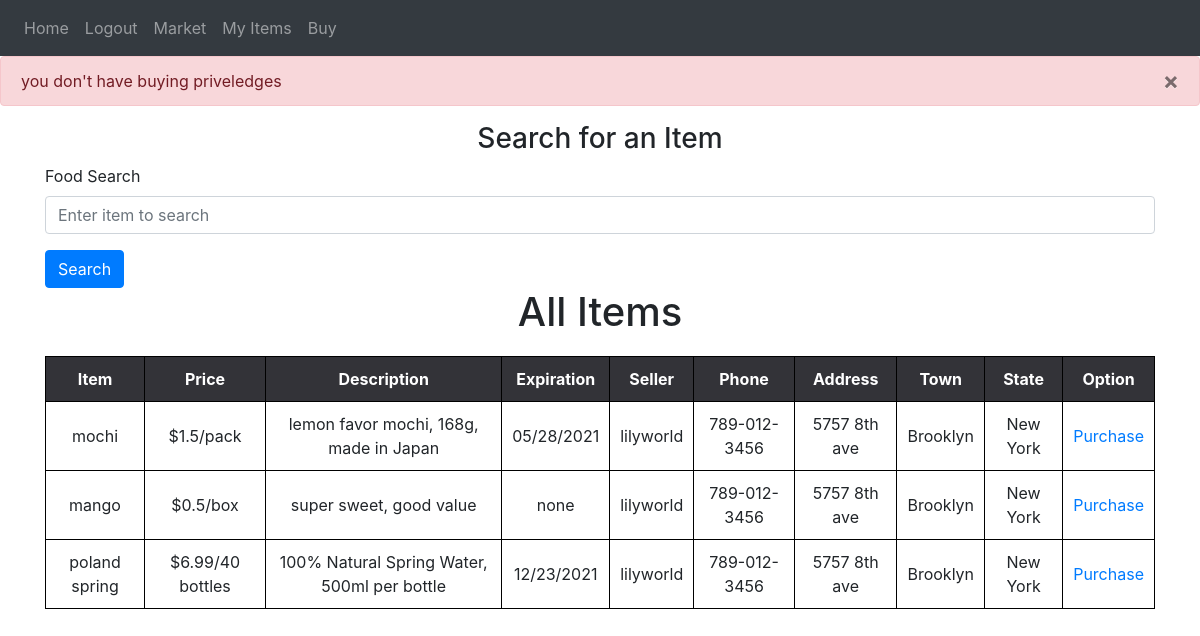
The page /purchase/3 (signed in) on the database its author committed.
### website/models.py (models this page shows)
class Item(db.Model):
    id = db.Column(db.Integer, primary_key=True)
    food = db.Column(db.String(100))
    price = db.Column(db.String(30))
    description = db.Column(db.String(600))
    expiration = db.Column(db.String(30))
    user_name = db.Column(db.String(100), db.ForeignKey('user.user_name'))

class User(db.Model, UserMixin):
    id = db.Column(db.Integer, primary_key=True)
    user_name = db.Column(db.String(100), unique=True)
    password = db.Column(db.String(100))
    address = db.Column(db.String(300))
    zipcode = db.Column(db.String(20))
    phone = db.Column(db.String(20))
    seller = db.relationship('Seller')  # seller table
    buyer = db.relationship('Buyer')  # access user's credit/debit card
    items = db.relationship('Item') #accesss user's items for sale
    cart = db.relationship('Cart') #access user's cart
    location = db.relationship('Location') # link to zipcode's state and town

class Location(db.Model):
    town =  db.Column(db.String(100))
    state =  db.Column(db.String(100))
    zipcode = db.Column(db.Integer, db.ForeignKey('user.zipcode'), primary_key=True)

### website/views.py (the view)
@views.route('/purchase/<int:id>')
def purchase(id):
    can_buy = Buyer.query.filter_by(user_name=current_user.user_name).first()
    if(can_buy != None):
        my_item = Item.query.filter_by(id=id).first()
        if(my_item.user_name == current_user.user_name):
            flash('You can\'t buy your own item', category='error')
            return redirect(url_for('views.home'))
        new_cart = Cart(user_name=current_user.user_name, item_id=id)
        db.session.add(new_cart)
        db.session.commit()
        flash('Item added to cart', category='success')
        my_cart = db.session.execute('SELECT I.id, I.food, I.price, U.user_name, U.phone, U.address, L.town, L.state FROM Cart AS C JOIN Item AS I JOIN User as U JOIN User as M JOIN Location As L WHERE C.user_name = M.user_name AND C.item_id = I.id AND I.user_name = U.user_name AND U.zipcode = L.zipcode AND M.user_name= :val', {
                                     'val': current_user.user_name})
        return render_template("buy.html", user=current_user, my_cart=my_cart)
    else:
        flash('you don\'t have buying priveledges', category='error')
    result = db.session.execute(
        'SELECT I.id, I.food, I.price, I.description, I.expiration, U.user_name, U.address, U.zipcode, U.phone, L.town, L.state FROM Location AS L JOIN User AS U JOIN Item AS I WHERE U.zipcode = L.zipcode AND I.user_name = U.user_name')
    my_stuff = Item.query.filter_by(user_name=current_user.user_name)
    return render_template("market.html", user=current_user, seller=result, my_stuff=my_stuff)

### website/__init__.py (called while the page is built)
def create_app():
    app = Flask(__name__)
    app.config['SECRET_KEY'] = 'slkdjfdkjfh'
    app.config['SQLALCHEMY_DATABASE_URI'] = f'sqlite:///{DB_NAME}'
    db.init_app(app)
    from .views import views
    from .auth import auth
    app.register_blueprint(views, url_prefix='/')
    app.register_blueprint(auth, url_prefix='/')
    from .models import User, Item, Buyer, Seller, Cart, Location
    create_database(app)
    login_manager = LoginManager()
    login_manager.login_view = 'auth.login'
    login_manager.init_app(app)
    @login_manager.user_loader
    def load_user(id): #okay, we do it by username, right, since we can search both tables
        return User.query.get(int(id))  # look for user based on id
    return app

### website/templates/market.html (shortened to what this page needs)
{% extends "base.html" %}
{% block content %}
<form method="POST">
    <h3 align="center">Search for an Item</h3>
    <div class="form-group">
    <label for="searchfood">Food Search</label>
    <input
      type="text"
      class="form-control"
      id="searchfood"
      name="searchfood"
      placeholder="Enter item to search"
    />
    </div>
    <button type="submit" class="btn btn-primary">Search</button>
</form>
{% if searchresults %}
<div class="searchpage">
    <h1 style="text-align: center">Search Results</h1>
    <table>
        <tr>
            <th>Item</th>
            <th>Price</th>
            <th>Description</th>
            <th>Expiration</th>
            <th>Seller</th>
            <th>Phone</th>
            <th>Address</th>
            <th>Town</th>
            <th>State</th>
            <th>Option</th>
        </tr>
        {% for searchresult in searchresults %}
        <tr>
            <td>{{ searchresult.food }}</td>
            <td>{{ searchresult.price }}</td>
            <td>{{ searchresult.description }}</td>
            <td>{{ searchresult.expiration }}</td>
            <td>{{ searchresult.user_name }}</td>
            <td>{{ searchresult.phone }}</td>
            <td>{{ searchresult.address }}</td>
            <td>{{ searchresult.town }}</td>
            <td>{{ searchresult.state }}</td>
            <td>
                <a href="/purchase/{{searchresult.id}}">Purchase</a>
            </td>
        </tr>
        {% endfor %}
    </table>
</div>
{% else %}
<div class="allitems">
    <h1 style="text-align: center">All Items</h1>
    <table>
        <tr>
            <th>Item</th>
            <th>Price</th>
            <th>Description</th>
            <th>Expiration</th>
            <th>Seller</th>
            <th>Phone</th>
            <th>Address</th>
            <th>Town</th>
            <th>State</th>
            <th>Option</th>
        </tr>
        {% for seller in seller %}
        <tr>
            <td>{{ seller.food  }}</td>
            <td>{{ seller.price  }}</td>
            <td>{{ seller.description }}</td>
            <td>{{ seller.expiration }}</td>
            <td>{{ seller.user_name  }}</td>
            <td>{{ seller.phone  }}</td>
            <td>{{ seller.address }}</td>
            <td>{{ seller.town }}</td>
            <td>{{ seller.state }}</td>
            <td>
                <a href="/purchase/{{seller.id}}">Purchase</a>
            </td>
        </tr>
        {% endfor %}
    </table>
</div>
{% endif %}
{% endblock %}

### website/static/lgin.css (style rules this page uses)
* { margin: 0; padding: 0; }
body { background: #e9eaea; font-family: roboto; user-select: none; }
.btn { width: 100%; background: #34b3a0; height: 60px; text-align: center; line-height: 60px; text-transform: uppercase; color: #fff; font-weight: bold; letter-spacing: 1px; cursor: pointer; margin-bottom: 30px; }

### website/static/style.css (style rules this page uses)
body { font-family: "Open Sans", sans-serif; overflow-x: hidden; color: #444444; background-color: white; }
a { color: #2487ce; }
h1, h2, h3, h4, h5, h6 { font-family: "Poppins", sans-serif; }
h3 { font-family: "Poppins", sans-serif; font-weight: bold; }

### website/templates/market.html (style rules this page uses)
table { width: 100%; margin: 20px auto; table-layout: auto; }
th { background-color:#333338; Color:white; }
table, td, th { border-collapse: collapse; }
th, td { padding: 10px; border:1px solid black; text-align: center; }

### rows shown on the page
Item: food "mochi", price "$1.5/pack", description "lemon favor mochi, 168g, made in Japan", expiration "05/28/2021", user_name "lilyworld", phone "789-012-3456", address "5757 8th ave", town "Brooklyn", state "New York"
Item: food "mango", price "$0.5/box", description "super sweet, good value", expiration "none", user_name "lilyworld", phone "789-012-3456", address "5757 8th ave", town "Brooklyn", state "New York"
Item: food "poland spring", price "$6.99/40 bottles", description "100% Natural Spring Water, 500ml per bottle", expiration "12/23/2021", user_name "lilyworld", phone "789-012-3456", address "5757 8th ave", town "Brooklyn", state "New York"

### other values the page prints
{{ message }} "you don't have buying priveledges"
